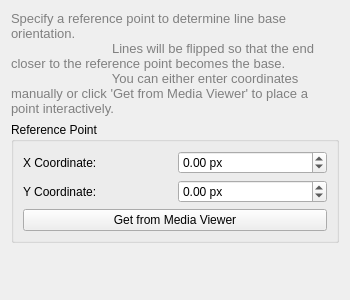
<?xml version="1.0" encoding="UTF-8"?>
<ui version="4.0">
    <class>LineBaseFlip_Widget</class>
    <widget class="QWidget" name="LineBaseFlip_Widget">
        <property name="geometry">
            <rect>
                <x>0</x>
                <y>0</y>
                <width>350</width>
                <height>300</height>
            </rect>
        </property>
        <property name="windowTitle">
            <string>Line Base Flip Parameters</string>
        </property>
        <layout class="QVBoxLayout" name="verticalLayout">
            <item>
                <widget class="QLabel" name="descriptionLabel">
                    <property name="text">
                        <string>Specify a reference point to determine line base orientation.
                            Lines will be flipped so that the end closer to the reference point becomes the base.
                            You can either enter coordinates manually or click 'Get from Media Viewer' to place a point interactively.</string>
                    </property>
                    <property name="wordWrap">
                        <bool>true</bool>
                    </property>
                    <property name="styleSheet">
                        <string>QLabel { color: gray; font-size: 10pt; }</string>
                    </property>
                </widget>
            </item>
            <item>
                <widget class="QGroupBox" name="referencePointGroupBox">
                    <property name="title">
                        <string>Reference Point</string>
                    </property>
                    <layout class="QGridLayout" name="gridLayout">
                        <item row="0" column="0">
                            <widget class="QLabel" name="xLabel">
                                <property name="text">
                                    <string>X Coordinate:</string>
                                </property>
                            </widget>
                        </item>
                        <item row="0" column="1">
                            <widget class="QDoubleSpinBox" name="xSpinBox">
                                <property name="minimum">
                                    <double>-999999.000000000000000</double>
                                </property>
                                <property name="maximum">
                                    <double>999999.000000000000000</double>
                                </property>
                                <property name="decimals">
                                    <number>2</number>
                                </property>
                                <property name="suffix">
                                    <string> px</string>
                                </property>
                                <property name="value">
                                    <double>0.000000000000000</double>
                                </property>
                            </widget>
                        </item>
                        <item row="1" column="0">
                            <widget class="QLabel" name="yLabel">
                                <property name="text">
                                    <string>Y Coordinate:</string>
                                </property>
                            </widget>
                        </item>
                        <item row="1" column="1">
                            <widget class="QDoubleSpinBox" name="ySpinBox">
                                <property name="minimum">
                                    <double>-999999.000000000000000</double>
                                </property>
                                <property name="maximum">
                                    <double>999999.000000000000000</double>
                                </property>
                                <property name="decimals">
                                    <number>2</number>
                                </property>
                                <property name="suffix">
                                    <string> px</string>
                                </property>
                                <property name="value">
                                    <double>0.000000000000000</double>
                                </property>
                            </widget>
                        </item>
                        <item row="2" column="0" colspan="2">
                            <widget class="QPushButton" name="getFromViewerButton">
                                <property name="text">
                                    <string>Get from Media Viewer</string>
                                </property>
                                <property name="toolTip">
                                    <string>Click to manually place a reference point in the media viewer</string>
                                </property>
                            </widget>
                        </item>
                    </layout>
                </widget>
            </item>
            <item>
                <spacer name="verticalSpacer">
                    <property name="orientation">
                        <enum>Qt::Vertical</enum>
                    </property>
                    <property name="sizeHint" stdset="0">
                        <size>
                            <width>20</width>
                            <height>40</height>
                        </size>
                    </property>
                </spacer>
            </item>
        </layout>
    </widget>
    <resources/>
    <connections/>
</ui>
